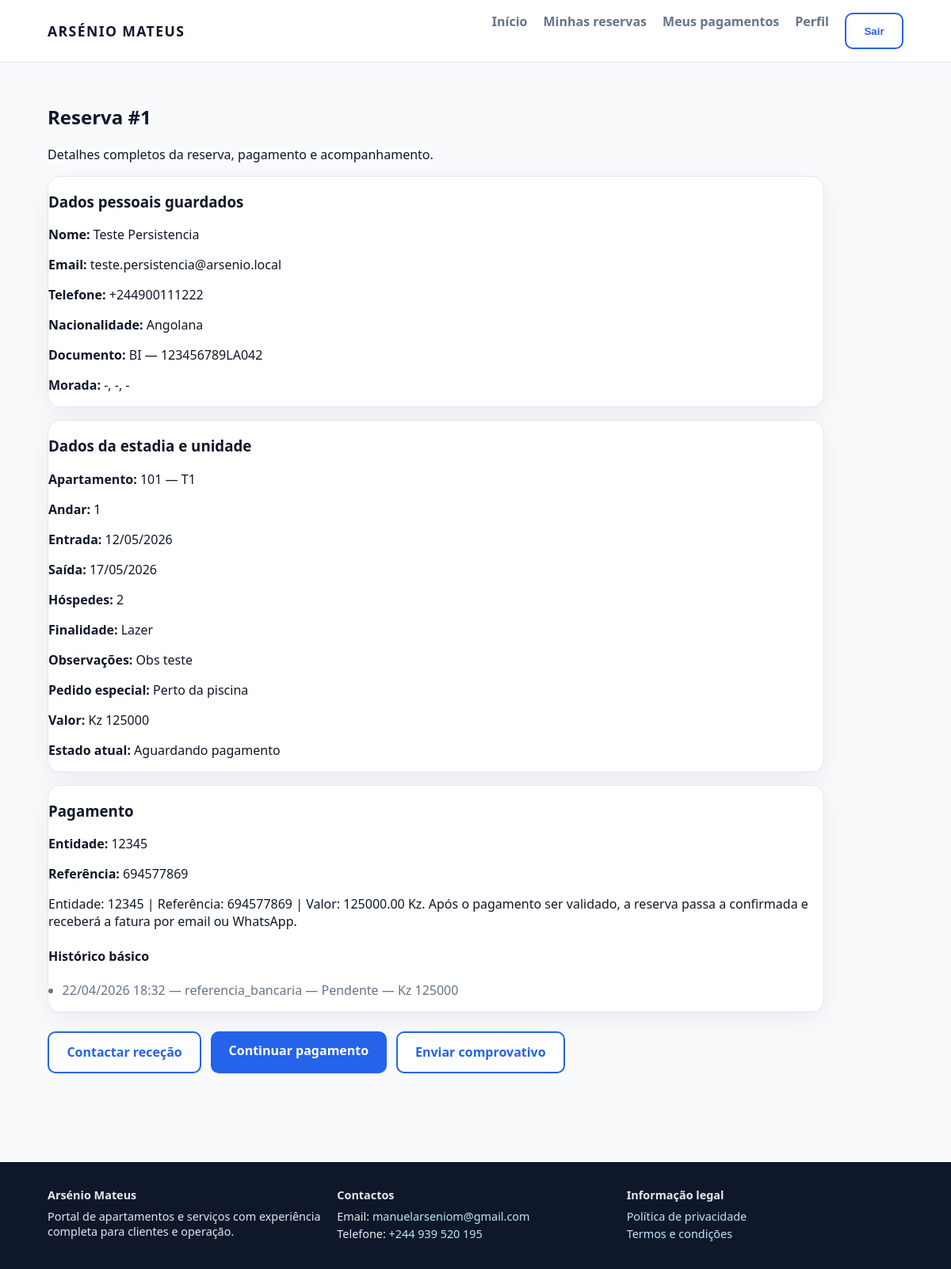
The app's page /reservas/1/ (signed in) with its own data.
### reservas/models.py (models this page shows, shortened)
class Reserva(models.Model):
    STATUS = (
        ("rascunho", "Rascunho"),
        ("pendente", "Pendente"),
        ("pre_reserva", "Pre-reserva"),
        ("aguardando_pagamento", "Aguardando pagamento"),
        ("pagamento_em_validacao", "Pagamento em validacao"),
        ("aguardando_confirmacao", "Aguardando confirmacao"),
        ("confirmada", "Confirmada"),
        ("ativa", "Ativa"),
        ("concluida", "Concluida"),
        ("cancelada", "Cancelada"),
    )
    cliente = models.ForeignKey(
        "clientes.Cliente",
        on_delete=models.PROTECT,
        related_name="reservas",
    )
    unidade = models.ForeignKey(
        "unidades.Unidade",
        on_delete=models.PROTECT,
        related_name="reservas",
    )
    data_inicio = models.DateField()
    data_fim = models.DateField()
    nome_completo = models.CharField(max_length=120, blank=True, default="")
    telefone = models.CharField(max_length=40, blank=True, default="")
    email = models.EmailField(blank=True, default="")
    nacionalidade = models.CharField(max_length=80, blank=True, default="")
    tipo_documento = models.CharField(max_length=40, blank=True, default="")
    numero_documento_identificacao = models.CharField(max_length=60, blank=True, default="")
    data_nascimento = models.DateField(null=True, blank=True)
    morada = models.CharField(max_length=180, blank=True, default="")
    cidade = models.CharField(max_length=80, blank=True, default="")
    pais_residencia = models.CharField(max_length=80, blank=True, default="")
    contacto_alternativo = models.CharField(max_length=40, blank=True, default="")
    preferencia_contacto = models.CharField(max_length=20, blank=True, default="")
    numero_hospedes = models.PositiveSmallIntegerField(default=1)
    finalidade_estadia = models.CharField(max_length=120, blank=True, default="")
    observacoes = models.TextField(blank=True, default="")
    pedido_especial = models.TextField(blank=True, default="")
    valor_base = models.DecimalField(max_digits=14, decimal_places=2, default=Decimal("0.00"))
    status = models.CharField(max_length=30, choices=STATUS, default="rascunho")
    epoca = models.ForeignKey(
        "faturacao.TabelaPreco",
        null=True,
        blank=True,
        on_delete=models.PROTECT,
        related_name="reservas",
    )
    criado_em = models.DateTimeField(auto_now_add=True)
    pagamento_entidade = models.CharField(
        max_length=5,
        blank=True,
        default="",
        help_text="Entidade bancária de referência (referência multibanco / similar).",
    )
    pagamento_referencia = models.CharField(
        max_length=12,
        blank=True,
        default="",
        db_index=True,
        help_text="Referência numérica associada ao pagamento da pré-reserva.",
    )
    pagamento_confirmado_whatsapp = models.BooleanField(
        default=False,
        help_text="Pagamento confirmado por WhatsApp.",
    )
    class Meta:
        ordering = ["-id"]

### unidades/models.py (models this page shows, shortened)
class Unidade(models.Model):
    codigo = models.CharField(max_length=30, unique=True)
    nome = models.CharField(max_length=120)
    andar = models.PositiveSmallIntegerField(default=1)
    tipo = models.CharField(max_length=30)
    area_m2 = models.DecimalField(max_digits=10, decimal_places=2)
    preco_mensal = models.DecimalField(max_digits=12, decimal_places=2, default=0)
    disponivel = models.BooleanField(default=True)
    descricao = models.TextField(blank=True, default="")
    capacidade = models.PositiveSmallIntegerField(default=2)
    possui_sofa_cama = models.BooleanField(default=False)
    observacoes = models.TextField(blank=True, default="")
    numero_quartos = models.PositiveSmallIntegerField(
        null=True,
        blank=True,
        help_text="Número de quartos; se vazio, infere-se pela tipologia (T0..T3, penthouse).",
    )
    class Meta:
        ordering = ["andar", "codigo"]
    @property
    def tipologia(self) -> str:
        return self.tipo

### faturacao/models.py (models this page shows, shortened)
class Pagamento(models.Model):
    STATUS = (
        ("pendente", "Pendente"),
        ("aprovado", "Aprovado"),
        ("recusado", "Recusado"),
    )
    fatura = models.ForeignKey(Fatura, on_delete=models.CASCADE, related_name="pagamentos")
    valor = models.DecimalField(max_digits=14, decimal_places=2)
    data = models.DateTimeField(auto_now_add=True)
    metodo = models.CharField(max_length=60)
    status = models.CharField(max_length=20, choices=STATUS, default="pendente")

### reservas/views.py (the view)
# urls.py: path("<int:reserva_id>/", views.detalhe_reserva, name="detalhe_reserva"),
@cliente_required
def detalhe_reserva(request, reserva_id: int):
    reserva = get_object_or_404(
        Reserva.objects.select_related("unidade", "cliente", "fatura"),
        pk=reserva_id,
        cliente__user=request.user,
    )
    reserva = _garantir_snapshot_reserva(reserva)
    pagamentos = Pagamento.objects.filter(fatura__reserva=reserva).order_by("-id")
    return render(
        request,
        "reservas/detalhe_reserva.html",
        {
            "reserva": reserva,
            "pagamentos": pagamentos,
            "instrucoes_pagamento": formatar_instrucoes_pagamento(reserva),
            "whatsapp_rececao": getattr(settings, "RECECAO_WHATSAPP_MSISDN", ""),
        },
    )

### reservas/referencia_pagamento.py (called while the page is built)
def formatar_instrucoes_pagamento(reserva) -> str:
    valor = Decimal(str(reserva.valor_base)).quantize(Decimal("0.01"))
    return (
        f"Entidade: {reserva.pagamento_entidade} | "
        f"Referência: {reserva.pagamento_referencia} | "
        f"Valor: {valor} Kz. "
        "Após o pagamento ser validado, a reserva passa a confirmada e receberá a fatura por email ou WhatsApp."
    )

### usuarios/authz.py (called while the page is built)
def _perfil_required(perfis_permitidos, redirect_name):
    def decorator(view_func):
        @login_required
        @wraps(view_func)
        def wrapped(request, *args, **kwargs):
            perfil = get_perfil_atual(request)
            if perfil in perfis_permitidos:
                return view_func(request, *args, **kwargs)
            messages.error(request, "Acesso não autorizado para este perfil.")
            return redirect(redirect_name)
        return wrapped
    return decorator

### usuarios/perfil.py (called while the page is built)
def get_perfil_atual(request) -> str:
    return get_user_profile(getattr(request, "user", None))

def get_perfil_atual_label(request) -> str:
    return profile_display_name(get_perfil_atual(request))

### usuarios/roles.py (called while the page is built)
def get_user_role(user):
    if not user or not user.is_authenticated:
        return PerfilAcesso.VISITANTE
    if hasattr(user, "perfil_acesso"):
        return user.perfil_acesso.role
    return PerfilAcesso.VISITANTE

def role_display_name(role: str) -> str:
    labels = {
        PerfilAcesso.VISITANTE: "Visitante interessado",
        PerfilAcesso.CLIENTE_PENDENTE: "Cliente com pré-reserva",
        PerfilAcesso.CLIENTE_CONFIRMADO: "Cliente confirmado",
        PerfilAcesso.STAFF_LIMPEZA: "Trabalhador (Limpeza)",
        PerfilAcesso.STAFF_LAVANDARIA: "Trabalhador (Lavandaria)",
        PerfilAcesso.STAFF_RESTAURANTE: "Trabalhador (Restaurante)",
        PerfilAcesso.STAFF_MANUTENCAO: "Trabalhador (Manutenção)",
        PerfilAcesso.RECEPCAO: "Recepcionista",
        PerfilAcesso.ADMIN: "Administrador",
        PerfilAcesso.ADMIN_CONDOMINIO: "Administrador do condomínio",
        PerfilAcesso.ADMIN_SISTEMA: "Administrador do sistema",
    }
    return labels.get(role, "Visitante interessado")

def profile_display_name(profile: str) -> str:
    labels = {
        PERFIL_VISITANTE_INTERESSADO: "Visitante interessado",
        PERFIL_CLIENTE: "Cliente",
        PERFIL_TRABALHADOR: "Trabalhador",
        PERFIL_ADMINISTRADOR: "Administrador",
    }
    return labels.get(profile, "Visitante interessado")

### templates/reservas/detalhe_reserva.html (shortened to what this page needs)
{% extends "base_public.html" %}
{% block content %}
<section class="pub-section" style="max-width: 980px;">
  <h1>Reserva #{{ reserva.pk }}</h1>
  <p class="text-secondary">Detalhes completos da reserva, pagamento e acompanhamento.</p>
  <div class="pub-card body" style="margin-bottom:1rem;">
    <h3>Dados pessoais guardados</h3>
    <p><strong>Nome:</strong> {{ reserva.nome_completo }}</p>
    <p><strong>Email:</strong> {{ reserva.email }}</p>
    <p><strong>Telefone:</strong> {{ reserva.telefone }}</p>
    <p><strong>Nacionalidade:</strong> {{ reserva.nacionalidade }}</p>
    <p><strong>Documento:</strong> {{ reserva.tipo_documento }} — {{ reserva.numero_documento_identificacao }}</p>
    <p><strong>Morada:</strong> {{ reserva.morada|default:"-" }}, {{ reserva.cidade|default:"-" }}, {{ reserva.pais_residencia|default:"-" }}</p>
  </div>
  <div class="pub-card body" style="margin-bottom:1rem;">
    <h3>Dados da estadia e unidade</h3>
    <p><strong>Apartamento:</strong> {{ reserva.unidade.codigo }} — {{ reserva.unidade.tipo }}</p>
    <p><strong>Andar:</strong> {{ reserva.unidade.andar }}</p>
    <p><strong>Entrada:</strong> {{ reserva.data_inicio|date:"d/m/Y" }}</p>
    <p><strong>Saída:</strong> {{ reserva.data_fim|date:"d/m/Y" }}</p>
    <p><strong>Hóspedes:</strong> {{ reserva.numero_hospedes }}</p>
    <p><strong>Finalidade:</strong> {{ reserva.finalidade_estadia|default:"-" }}</p>
    <p><strong>Observações:</strong> {{ reserva.observacoes|default:"-" }}</p>
    <p><strong>Pedido especial:</strong> {{ reserva.pedido_especial|default:"-" }}</p>
    <p><strong>Valor:</strong> Kz {{ reserva.valor_base|floatformat:0 }}</p>
    <p><strong>Estado atual:</strong> {{ reserva.get_status_display }}</p>
  </div>
  <div class="pub-card body" style="margin-bottom:1rem;">
    <h3>Pagamento</h3>
    <p><strong>Entidade:</strong> {{ reserva.pagamento_entidade }}</p>
    <p><strong>Referência:</strong> {{ reserva.pagamento_referencia }}</p>
    <p>{{ instrucoes_pagamento }}</p>
    <h4>Histórico básico</h4>
    <ul>
      {% for p in pagamentos %}
      <li>{{ p.data|date:"d/m/Y H:i" }} — {{ p.metodo }} — {{ p.get_status_display }} — Kz {{ p.valor|floatformat:0 }}</li>
      {% empty %}
      <li>Sem movimentos de pagamento.</li>
      {% endfor %}
    </ul>
  </div>
  <div class="pub-actions">
    {% if whatsapp_rececao %}
    <a class="btn-pub-outline" href="https://wa.me/{{ whatsapp_rececao }}" target="_blank" rel="noopener">Contactar receção</a>
    {% endif %}
    <a class="btn-pub-primary" href="{% url 'reservas:resumo_pagamento' reserva.pk %}">Continuar pagamento</a>
    <a class="btn-pub-outline" href="{% url 'site_publico:contactos' %}">Enviar comprovativo</a>
  </div>
</section>
{% endblock %}

### static/css/public.css (style rules this page uses)
:root { --pub-bg: #f8fafc; --pub-text: #0f172a; --pub-muted: #64748b; --pub-primary: #2563eb; --pub-accent: #0ea5e9; --pub-card: #ffffff; --pub-border: #e2e8f0; }
* { box-sizing: border-box; }
body.public-body { margin: 0; font-family: "Segoe UI", Arial, sans-serif; background: var(--pub-bg); color: var(--pub-text); }
.pub-actions { margin-top: 1.5rem; display: flex; gap: 0.75rem; flex-wrap: wrap; }
.btn-pub-primary { background: var(--pub-primary); color: #fff; padding: 0.85rem 1.4rem; border-radius: 10px; text-decoration: none; font-weight: 700; border: none; cursor: pointer; }
.btn-pub-outline { border: 2px solid var(--pub-primary); color: var(--pub-primary); padding: 0.85rem 1.4rem; border-radius: 10px; text-decoration: none; font-weight: 700; background: #fff; }
.pub-section { margin-bottom: 3rem; }
.pub-card { background: var(--pub-card); border-radius: 16px; border: 1px solid var(--pub-border); overflow: hidden; box-shadow: 0 10px 30px rgba(15, 23, 42, 0.06); }
.pub-card ul { margin: 0.75rem 0 1rem; padding-left: 1.1rem; color: var(--pub-muted); }

### records on screen
Reserva: pk "1", nome_completo "Teste Persistencia", email "teste.persistencia@arsenio.local", telefone "+244900111222", nacionalidade "Angolana", tipo_documento "BI", numero_documento_identificacao "123456789LA042", morada "-", cidade "-", pais_residencia "-", unidade.codigo "101", unidade.tipo "T1", unidade.andar "1", data_inicio "12/05/2026", data_fim "17/05/2026", numero_hospedes "2", finalidade_estadia "Lazer", observacoes "Obs teste", pedido_especial "Perto da piscina", valor_base "125000", status "Aguardando pagamento", pagamento_entidade "12345", pagamento_referencia "694577869"
Pagamento: data "22/04/2026 18:32", metodo "referencia_bancaria", status "Pendente", valor "125000"

### other values on screen
{{ instrucoes_pagamento }} "Entidade: 12345 | Referência: 694577869 | Valor: 125000.00 Kz. Após o pagamento ser validado, a reserva passa a confirmada e receberá a fatura por email ou WhatsApp."
{{ contact_email }} "manuelarseniom@gmail.com"
{{ contact_phone }} "+244 939 520 195"
